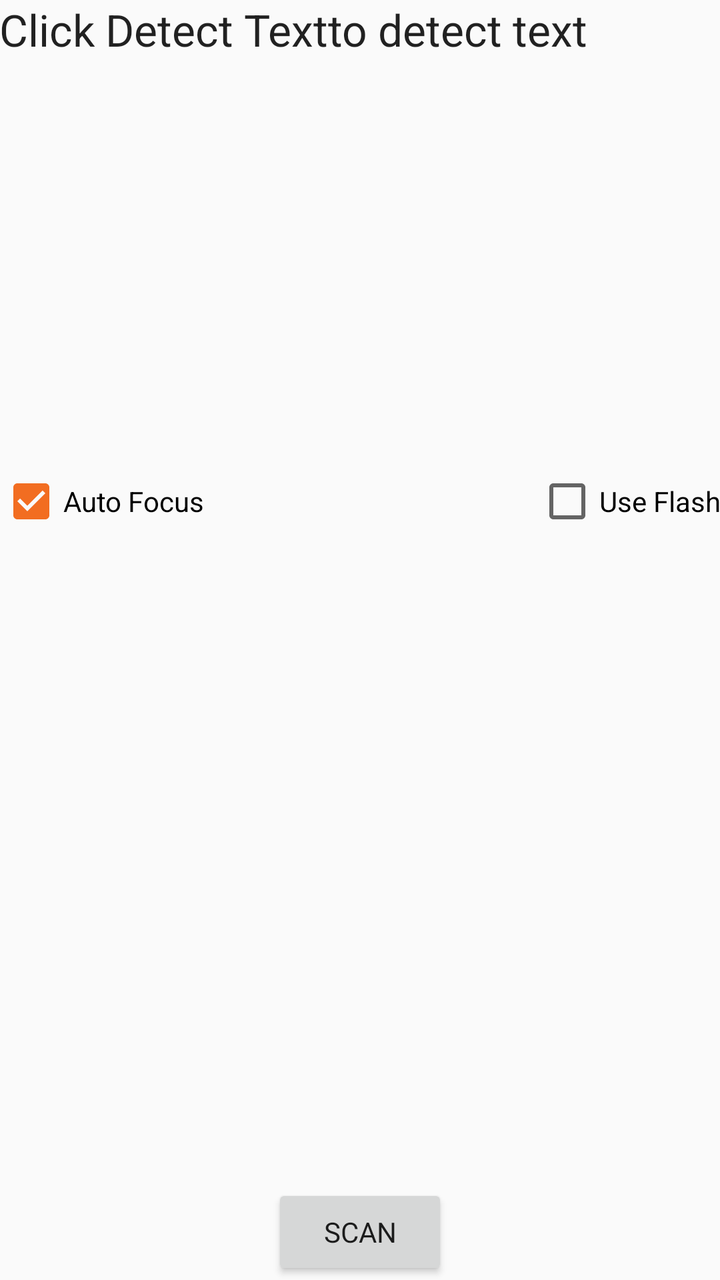
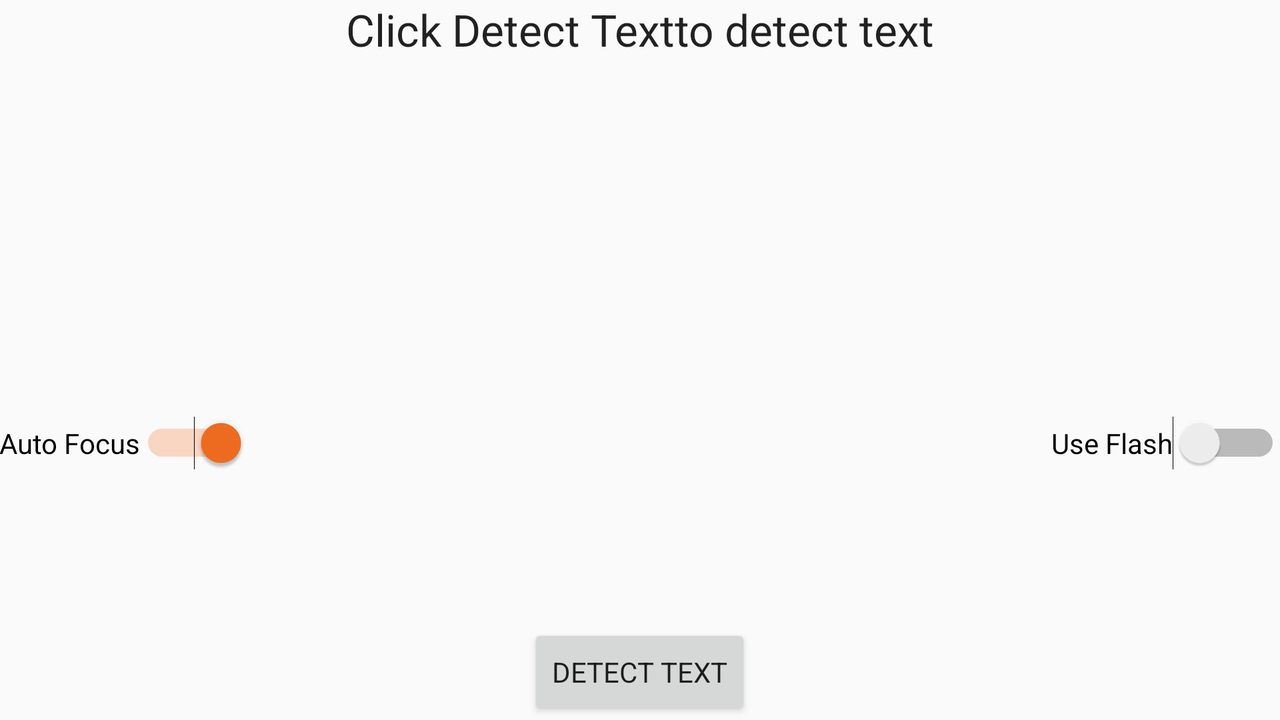

Two renders of one Android screen. The first uses the default layout on a phone; the second uses the alternative layout the repository ships for a different screen configuration, on a matching device. The two XML files are below.
<!-- AndroidManifest.xml: application theme AppTheme -->
<!-- res/layout/activity_main.xml -->
<?xml version="1.0" encoding="utf-8"?>
<RelativeLayout xmlns:android="http://schemas.android.com/apk/res/android"
    xmlns:tools="http://schemas.android.com/tools" android:layout_width="match_parent"
    android:layout_height="match_parent" android:paddingLeft="@dimen/activity_horizontal_margin"
    android:paddingRight="@dimen/activity_horizontal_margin"
    android:paddingTop="@dimen/activity_vertical_margin"
    android:paddingBottom="@dimen/activity_vertical_margin"
    tools:context="com.google.android.gms.samples.vision.ocrreader.MainActivity">

    <TextView
        android:layout_width="match_parent"
        android:layout_height="wrap_content"
        android:textAppearance="?android:attr/textAppearanceLarge"
        android:text="@string/ocr_header"
        android:id="@+id/status_message"
        android:layout_alignParentRight="true"
        android:layout_alignParentEnd="true"
        android:layout_centerHorizontal="true" />

    <TextView
        android:layout_width="wrap_content"
        android:layout_height="wrap_content"
        android:textAppearance="?android:attr/textAppearanceLarge"
        android:id="@+id/text_value"
        android:layout_below="@+id/status_message"
        android:layout_alignParentLeft="true"
        android:layout_alignParentStart="true"
        android:layout_marginTop="110dp"
        android:layout_alignRight="@+id/status_message"
        android:layout_alignEnd="@+id/status_message" />

    <Button
        android:layout_width="wrap_content"
        android:layout_height="wrap_content"
        android:text="SCAN"
        android:id="@+id/read_text"
        android:layout_alignParentBottom="true"
        android:layout_centerHorizontal="true" />

    <CheckBox
        android:layout_width="wrap_content"
        android:layout_height="wrap_content"
        android:text="@string/auto_focus"
        android:id="@+id/auto_focus"
        android:layout_below="@+id/text_value"
        android:layout_alignParentLeft="true"
        android:layout_alignParentStart="true"
        android:layout_marginTop="66dp"
        android:checked="true" />

    <CheckBox
        android:layout_width="wrap_content"
        android:layout_height="wrap_content"
        android:text="@string/use_flash"
        android:id="@+id/use_flash"
        android:layout_alignTop="@+id/auto_focus"
        android:layout_alignParentRight="true"
        android:layout_alignParentEnd="true"
        android:checked="false" />

</RelativeLayout>
<!-- resources referenced by this layout -->
<resources>
  <string name="auto_focus">Auto Focus</string>
  <string name="ocr_header">Click "Detect Text" to detect text</string>
  <string name="use_flash">Use Flash</string>
  <style name="AppTheme" parent="Theme.AppCompat.Light.DarkActionBar">
          
          <item name="colorPrimary">@color/colorPrimary</item>
          <item name="colorPrimaryDark">@color/colorPrimaryDark</item>
          <item name="colorAccent">@color/colorAccent</item>
          <item name="android:typeface">sans</item>
      </style>
  <color name="colorPrimary">#be0909</color>
  <color name="colorPrimaryDark">#990000</color>
  <color name="colorAccent">#f26d21</color>
</resources>
<!-- res/layout-land-v17/activity_main.xml (the repository's variant of the layout above) -->
<!-- drawn on the phone turned sideways -->
<?xml version="1.0" encoding="utf-8"?>
<RelativeLayout xmlns:android="http://schemas.android.com/apk/res/android"
    xmlns:tools="http://schemas.android.com/tools" android:layout_width="match_parent"
    android:layout_height="match_parent" android:paddingLeft="@dimen/activity_horizontal_margin"
    android:paddingRight="@dimen/activity_horizontal_margin"
    android:paddingTop="@dimen/activity_vertical_margin"
    android:paddingBottom="@dimen/activity_vertical_margin"
    >

    <TextView
        android:layout_width="match_parent"
        android:layout_height="wrap_content"
        android:textAppearance="?android:attr/textAppearanceLarge"
        android:text="@string/ocr_header"
        android:id="@+id/status_message"
        android:layout_alignParentEnd="true"
        android:textAlignment="center"
        android:layout_centerHorizontal="true" />

    <TextView
        android:layout_width="wrap_content"
        android:layout_height="wrap_content"
        android:textAppearance="?android:attr/textAppearanceLarge"
        android:id="@+id/text_value"
        android:layout_below="@+id/status_message"
        android:layout_alignParentStart="true"
        android:layout_marginTop="110dp"
        android:layout_alignEnd="@+id/status_message" />

    <Button
        android:layout_width="wrap_content"
        android:layout_height="wrap_content"
        android:text="@string/read_text"
        android:id="@+id/read_text"
        android:layout_alignParentBottom="true"
        android:layout_centerHorizontal="true" />

    <Switch
        android:layout_width="wrap_content"
        android:layout_height="wrap_content"
        android:text="@string/auto_focus"
        android:id="@+id/auto_focus"
        android:layout_above="@+id/read_text"
        android:layout_alignParentStart="true"
        android:layout_marginBottom="77dp"
        android:checked="true" />

    <Switch
        android:layout_width="wrap_content"
        android:layout_height="wrap_content"
        android:text="@string/use_flash"
        android:id="@+id/use_flash"
        android:layout_alignTop="@+id/auto_focus"
        android:layout_alignEnd="@+id/text_value"
        android:checked="false" />

</RelativeLayout>
<!-- resources referenced by the variant -->
<!-- as the phone turned sideways resolves them -->
<resources>
  <string name="auto_focus">Auto Focus</string>
  <string name="ocr_header">Click "Detect Text" to detect text</string>
  <string name="read_text">Detect Text</string>
  <string name="use_flash">Use Flash</string>
  <style name="AppTheme" parent="Theme.AppCompat.Light.DarkActionBar">
          
          <item name="colorPrimary">@color/colorPrimary</item>
          <item name="colorPrimaryDark">@color/colorPrimaryDark</item>
          <item name="colorAccent">@color/colorAccent</item>
          <item name="android:typeface">sans</item>
      </style>
  <color name="colorPrimary">#be0909</color>
  <color name="colorPrimaryDark">#990000</color>
  <color name="colorAccent">#f26d21</color>
</resources>
